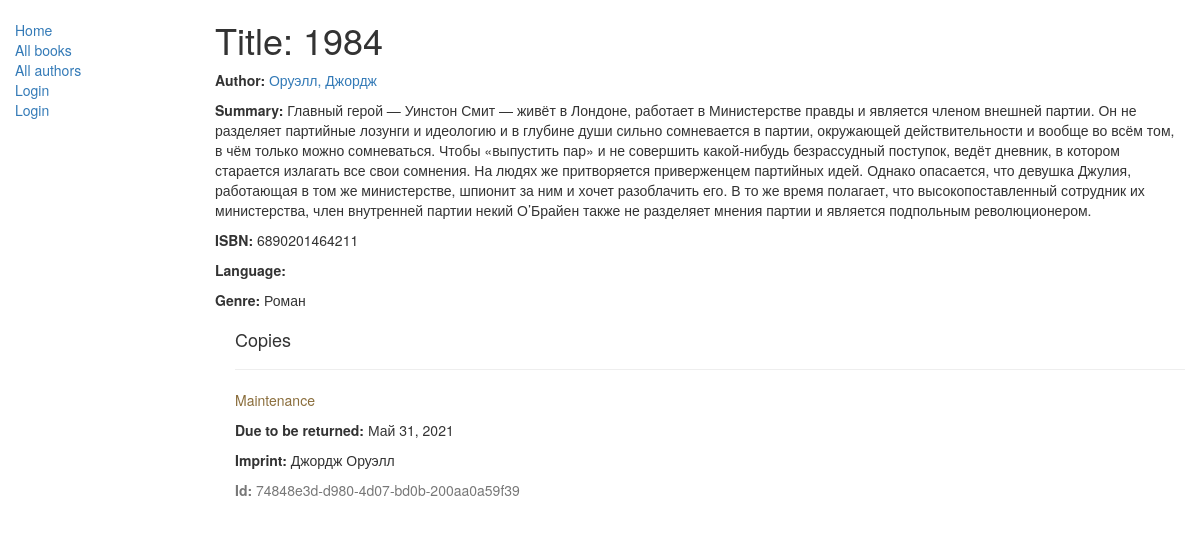
/catalog/book/1, run on the app's committed database.
### catalog/models.py (models this page shows, shortened)
class Book(models.Model):
    title = models.CharField(max_length=200)
    author = models.ForeignKey('Author', on_delete=models.SET_NULL, null=True)
    summary = models.TextField(max_length=1000, help_text="Enter a brief description of the book")
    isbn = models.CharField('ISBN', max_length=13,
                            help_text='13 Character <a href="https://www.isbn-international.org/content/what-isbn">ISBN number</a>')
    genre = models.ManyToManyField(Genre, help_text="Select a genre for this book")
    def display_genre(self):
        """
        Creates a string for the Genre. This is required to display genre in Admin.
        """
        return ', '.join([genre.name for genre in self.genre.all()[:3]])
    display_genre.short_description = 'Genre'

class Author(models.Model):
    first_name = models.CharField(max_length=100)
    last_name = models.CharField(max_length=100)
    date_of_birth = models.DateField(null=True, blank=True)
    date_of_death = models.DateField('Died', null=True, blank=True)
    def __str__(self):
        return '%s, %s' % (self.last_name, self.first_name)
    class Meta:
        ordering = ['last_name']

class Genre(models.Model):
    name = models.CharField(max_length=200, help_text="Enter a book genre (e.g. Science Fiction, French Poetry etc.)")
    def __str__(self):
        return self.name

class BookInstance(models.Model):
    id = models.UUIDField(primary_key=True, default=uuid.uuid4,
                          help_text="Unique ID for this particular book across whole library")
    book = models.ForeignKey('Book', on_delete=models.SET_NULL, null=True)
    imprint = models.CharField(max_length=200)
    due_back = models.DateField(null=True, blank=True)
    LOAN_STATUS = (
        ('m', 'Maintenance'),
        ('o', 'On loan'),
        ('a', 'Available'),
        ('r', 'Reserved'),
    )
    status = models.CharField(max_length=1, choices=LOAN_STATUS, blank=True, default='m', help_text='Book availability')
    class Meta:
        ordering = ["due_back"]
    borrower = models.ForeignKey(User, on_delete=models.SET_NULL, null=True, blank=True)

### catalog/views.py (the view)
# urls.py: url(r'^book/(?P<pk>\d+)$', views.BookDetailView.as_view(), name='book-detail'),
class BookDetailView(generic.DetailView):
    model = Book

### catalog/templates/catalog/book_detail.html
{% extends "base_generic.html" %}
{% block content %}
  <h1>Title: {{ book.title }}</h1>
  <p><strong>Author:</strong> <a href="{% url 'author-detail' book.author.pk %}">{{ book.author }}</a></p>
  <p><strong>Summary:</strong> {{ book.summary }}</p>
  <p><strong>ISBN:</strong> {{ book.isbn }}</p>
  <p><strong>Language:</strong> {{ book.language }}</p>
  <p><strong>Genre:</strong> {% for genre in book.genre.all %} {{ genre }}{% if not forloop.last %}, {% endif %}{% endfor %}</p>
  <div style="margin-left:20px;margin-top:20px">
    <h4>Copies</h4>
    {% for copy in book.bookinstance_set.all %}
    <hr>
    <p class="{% if copy.status == 'a' %}text-success{% elif copy.status == 'd' %}text-danger{% else %}text-warning{% endif %}">{{ copy.get_status_display }}</p>
    {% if copy.status != 'a' %}<p><strong>Due to be returned:</strong> {{copy.due_back}}</p>{% endif %}
    <p><strong>Imprint:</strong> {{copy.imprint}}</p>
    <p class="text-muted"><strong>Id:</strong> {{copy.id}}</p>
    {% endfor %}
  </div>
{% endblock %}

### catalog/templates/base_generic.html (shortened to what this page needs)
<!DOCTYPE html>
<html lang="en">
<head>
  <link rel="stylesheet" href="https://maxcdn.bootstrapcdn.com/bootstrap/3.3.7/css/bootstrap.min.css">
  {% load static %}
  <link rel="stylesheet" href="{% static 'css/styles.css' %}">
</head>
<body>
  <div class="container-fluid">
    <div class="row">
      <div class="col-sm-2">
      {% block sidebar %}
      <ul class="sidebar-nav">
          <li><a href="{% url 'index' %}">Home</a></li>
          <li><a href="{% url 'books' %}">All books</a></li>
          <li><a href="{% url 'authors' %}">All authors</a></li>
          {% if user.is_authenticated %}
          <li>User: {{ user.get_username }}</li>
          <li><a href="{% url 'logout'%}?next={{request.path}}">Logout</a></li>
          {% else %}
          <li><a href="{% url 'login'%}?next={{request.path}}">Login</a></li>
          {% if user.is_authenticated %}
          <li>User: {{ user.get_username }}</li>
          <li><a href="{% url 'my-borrowed' %}">My Borrowed</a></li>
          <li><a href="{% url 'logout'%}?next={{request.path}}">Logout</a></li>
          {% else %}
          <li><a href="{% url 'login'%}?next={{request.path}}">Login</a></li>
          {% endif %}
          {% endif %}
      </ul>
     {% endblock %}
      </div>
      <div class="col-sm-10 ">
      {% block content %}{% endblock %}
      </div>
    </div>
  </div>
</body>
</html>

### catalog/static/css/styles.css (style rules this page uses)
.sidebar-nav { margin-top: 20px; padding: 0; list-style: none; }

### data on the page
Book: title "1984", author "Оруэлл, Джордж", summary "Главный герой — Уинстон Смит — живёт в Лондоне, работает в Министерстве правды и является членом внешней партии. Он не разделяет партийные лозунги и идеологию и в глубине души сильно сомневается в партии, окружающей действительности и вообще во всём том, в чём только можно сомневаться. Чтобы «выпустить пар» и не совершить какой-нибудь безрассудный поступок, ведёт дневник, в котором старается излагать все свои сомнения. На людях же притворяется приверженцем партийных идей. Однако опасается, что девушка Джулия, работающая в том же министерстве, шпионит за ним и хочет разоблачить его. В то же время полагает, что высокопоставленный сотрудник их министерства, член внутренней партии некий…", isbn "6890201464211"
Genre: name "Роман"
BookInstance: status "Maintenance", due_back "Май 31, 2021", imprint "Джордж Оруэлл", id "74848e3d-d980-4d07-bd0b-200aa0a59f39"
